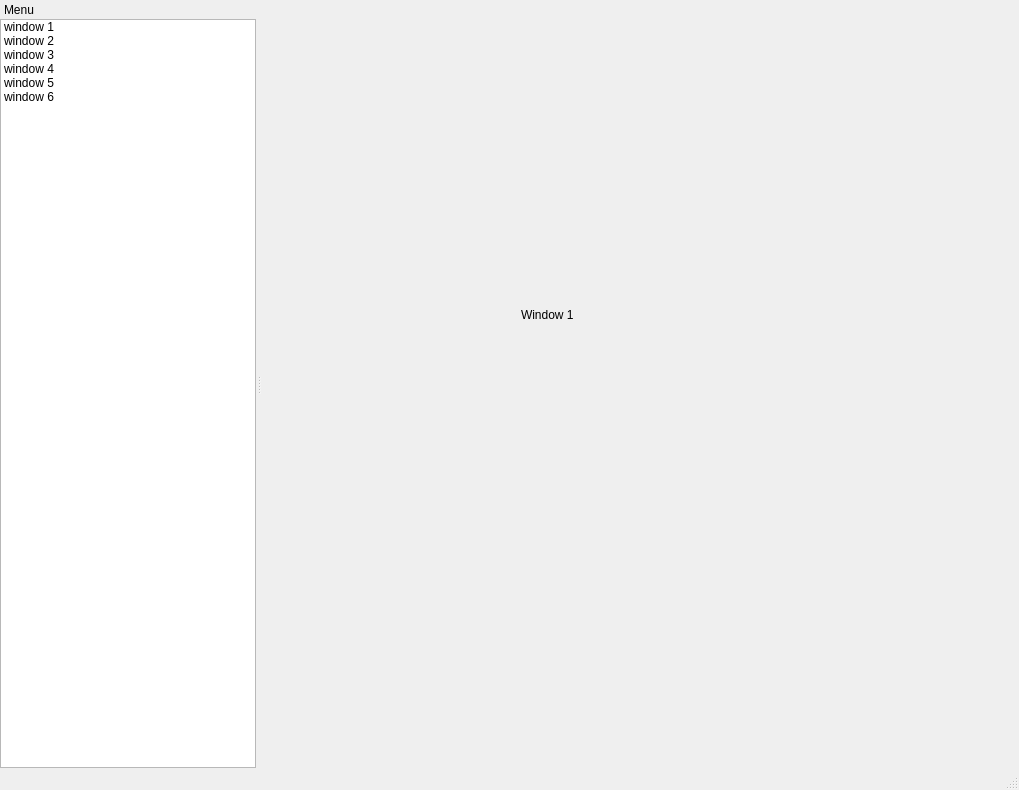
<?xml version="1.0" encoding="UTF-8"?>
<ui version="4.0">
 <class>MainWindow</class>
 <widget class="QMainWindow" name="MainWindow">
  <property name="geometry">
   <rect>
    <x>0</x>
    <y>0</y>
    <width>1019</width>
    <height>790</height>
   </rect>
  </property>
  <property name="windowTitle">
   <string>MainWindow</string>
  </property>
  <widget class="QWidget" name="centralwidget">
   <layout class="QGridLayout" name="gridLayout_2">
    <item row="0" column="0">
     <widget class="QStackedWidget" name="stackedWidget">
      <widget class="QWidget" name="page">
       <widget class="QLabel" name="label">
        <property name="geometry">
         <rect>
          <x>250</x>
          <y>270</y>
          <width>211</width>
          <height>71</height>
         </rect>
        </property>
        <property name="text">
         <string>Window 1</string>
        </property>
       </widget>
      </widget>
      <widget class="QWidget" name="page_2">
       <widget class="QLabel" name="label_2">
        <property name="geometry">
         <rect>
          <x>160</x>
          <y>190</y>
          <width>431</width>
          <height>141</height>
         </rect>
        </property>
        <property name="text">
         <string>Window 2</string>
        </property>
       </widget>
      </widget>
     </widget>
    </item>
   </layout>
  </widget>
  <widget class="QMenuBar" name="menubar">
   <property name="geometry">
    <rect>
     <x>0</x>
     <y>0</y>
     <width>1019</width>
     <height>22</height>
    </rect>
   </property>
  </widget>
  <widget class="QStatusBar" name="statusbar"/>
  <widget class="QDockWidget" name="dockWidget">
   <property name="floating">
    <bool>false</bool>
   </property>
   <property name="features">
    <set>QDockWidget::NoDockWidgetFeatures</set>
   </property>
   <property name="windowTitle">
    <string>Menu</string>
   </property>
   <attribute name="dockWidgetArea">
    <number>1</number>
   </attribute>
   <widget class="QWidget" name="dockWidgetContents">
    <layout class="QGridLayout" name="gridLayout">
     <property name="leftMargin">
      <number>0</number>
     </property>
     <property name="topMargin">
      <number>0</number>
     </property>
     <property name="rightMargin">
      <number>0</number>
     </property>
     <property name="bottomMargin">
      <number>0</number>
     </property>
     <property name="spacing">
      <number>0</number>
     </property>
     <item row="0" column="0">
      <widget class="QListWidget" name="listWidget">
       <item>
        <property name="text">
         <string>window 1</string>
        </property>
       </item>
       <item>
        <property name="text">
         <string>window 2</string>
        </property>
       </item>
       <item>
        <property name="text">
         <string>window 3</string>
        </property>
       </item>
       <item>
        <property name="text">
         <string>window 4</string>
        </property>
       </item>
       <item>
        <property name="text">
         <string>window 5</string>
        </property>
       </item>
       <item>
        <property name="text">
         <string>window 6</string>
        </property>
       </item>
      </widget>
     </item>
    </layout>
   </widget>
  </widget>
 </widget>
 <resources/>
 <connections>
  <connection>
   <sender>listWidget</sender>
   <signal>currentRowChanged(int)</signal>
   <receiver>stackedWidget</receiver>
   <slot>setCurrentIndex(int)</slot>
   <hints>
    <hint type="sourcelabel">
     <x>214</x>
     <y>140</y>
    </hint>
    <hint type="destinationlabel">
     <x>352</x>
     <y>188</y>
    </hint>
   </hints>
  </connection>
 </connections>
</ui>
